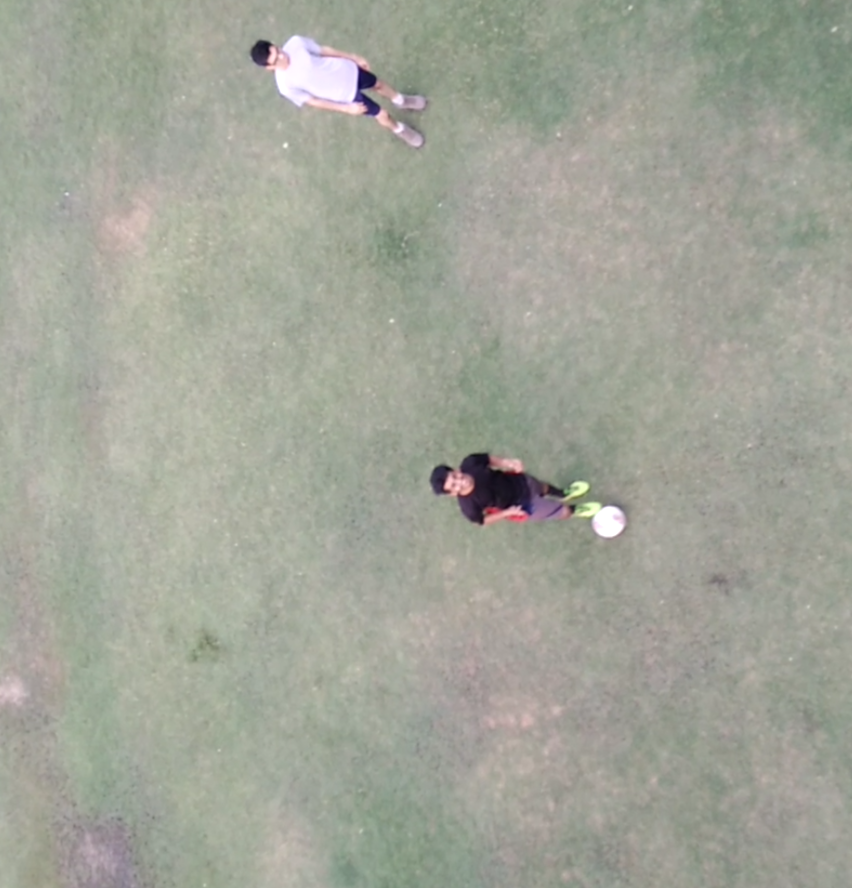
#> input picture count head from images/ii1.png, 852 x 888 px
$ python project.py ii1.png 5 5 out.png out.png   (Python 2 division)   (older library calls are emulated)
#> lines starting #> are read from the running program, lines starting #| are printed output that depends on the picture; after the words box and inside, x2 and y2 are one past the last pixel; in counts of white or black regions, pixels touching at a corner belong together
from PIL import Image
import numpy as np
import math
import matplotlib.pyplot as plt
pp=-5
# [52 lines left out: function give_border, not called in this run]

import scipy.misc

# [7 lines of commented-out code are left out]
import sys

#print 'Number of arguments:', len(sys.argv), 'arguments.'
print 'Argument List:', str(sys.argv)
image_name=sys.argv[1]

stride=int(sys.argv[2])
thrv1=int(sys.argv[3])
save_image=sys.argv[4]
save_text=sys.argv[5]


im = Image.open(image_name).convert("RGB")
#> im is the input picture: PIL image 852x888 RGB; mean R, G, B 162.1, 164.8, 153.2
mat = np.array(im)
vmat1=mat
gray_image=8
row1=mat.shape[0]
#> row1 = 888
col1=mat.shape[1]
#> col1 = 852
#print vmat1[0:20,0:20,:]
'''
x=vmat1
for i in range(row1-2):
	for j in range(col1-2):
		sums=0
		for rna in range()
		x[i,j]=vmat1[i,j]+vmat1[i+1,j+1]+vmat1[i+2,j+2]+vmat1[i+1,j+2]+vmat1[i,j+1]+vmat1[i+1,j]+vmat1[i+1,j+2]+vmat1[i,j+2]+vmat1[i+2,j]
		x[i,j]=(x[i,j]/9.0)
vmat1=x
'''

#print vmat1[0:20,0:20,:]
print row1
#| 888
print col1
#| 852

mr1=280
mr2=780
mc1=540
mc2=1150
'''
img = Image.fromarray(vmat1[mr1:mr2,mc1:mc2])
img=img.convert("L")
img.save('a.png')
# [4 lines of commented-out code are left out]
'''
#vmat1=vmat1[mr1:mr2,mc1:mc2]

l1=vmat1.shape[0]
#> l1 = 888
l2=vmat1.shape[1]
#> l2 = 852
print (l1,l2)
#| 888 852
n=80
x1=int(math.floor(l1*0.33))
#> x1 = 293
x2=int(math.floor(l2*0.33))
#> x2 = 281


# [44 lines left out: functions give_three, filter, not called in this run]

#y=filter()
y=pp*np.ones((10,10,3))
#print y
import matplotlib.pyplot as plt

def convolve(x,y):
	sy1=y.shape[0]
	sy2=y.shape[1]
	sx1=x.shape[0]
#> sx1 = 888
	sx2=x.shape[1]
#> sx2 = 852
	#stride=5
	answers=[]
	for i in range(0,sx1-sy1,stride):
		for j in range(0,sx2-sy2,stride):
			tp=x[i:i+sy1,j:j+sy2]
# [5 lines of commented-out code are left out]


			curr=np.sum(np.sum(np.sum(np.multiply(tp,y))))
		#	print curr
			answers.append(curr)
#> after the loop, answers = 29744 items
	answers.sort()
	lans=len(answers)
#> lans = 29744
	#print lans,'lans'
	an2=answers[lans-200:lans]
#> an2 = 200 values from -153880 to -31515
	#print answers[lans-1]

	#print an2
	spots=[]

	zz=np.copy(x)
	for i in range(0,sx1-sy1,stride):
		for j in range(0,sx2-sy2,stride):
			tp=zz[i:i+sy1,j:j+sy2]
			curr=np.sum(np.sum(np.multiply(tp,y)))
			if(curr in an2):
				spots.append([i,j])
				zz[i:i+sy1,j:j+sy2]=255
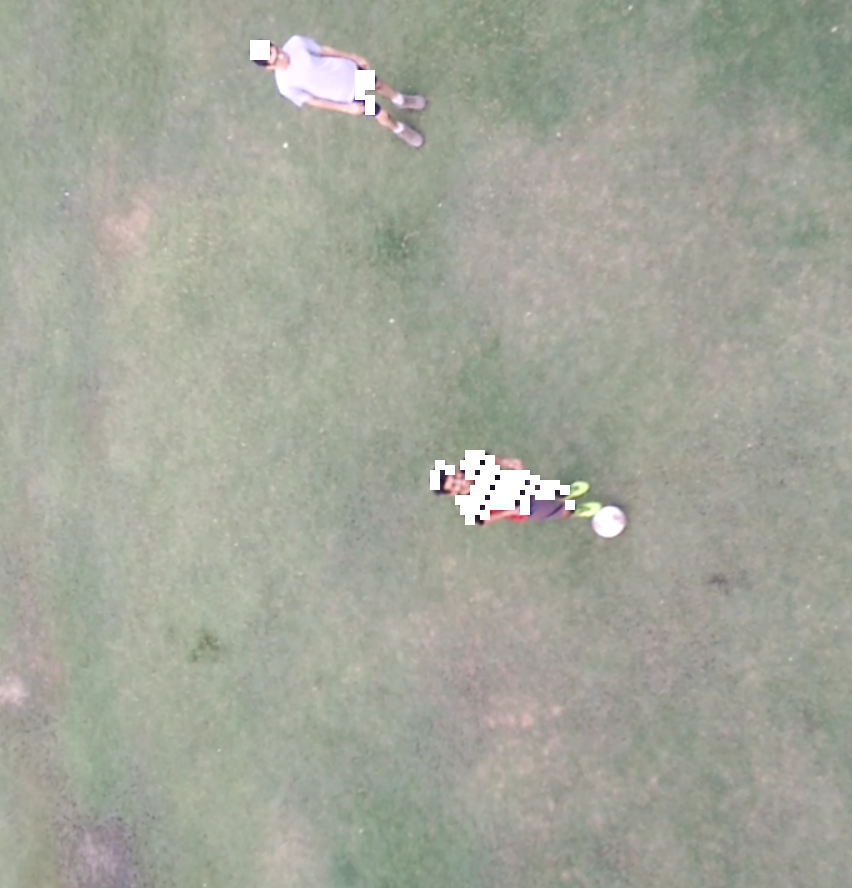
#> zz: shape (888, 852, 3); 0.74% of pixels changed, all inside (x1, y1, x2, y2) = (250, 40, 575, 525)
#> after the loop, spots = 56 pairs, first value 40 to 515, second value 250 to 565

	return spots

# [52 lines left out: function convolve2, not called in this run]
#convolve2(vmat1,vmatv)

spots=convolve(vmat1,y)
#vmat2=give_three(vmat1)

#give_border([100,100], vmat2,50,50)

thrv=thrv1
def mergeit(spots):
	flags=[]
	for idx,i in enumerate(spots):
		flags.append(0)
#> this loop made 56 passes
#> i on passes 1 to 12: [40, 250], [40, 260], [50, 250], [50, 260], [70, 355], [70, 365], [80, 355], [80, 365], [90, 355], [95, 365], [105, 365], [450, 465]
#> after the loop, flags = 56 values from 0 to 0
	for idx,i in enumerate(spots):
		if(flags[idx]==0):
			x1=(i[0]+thrv,i[1])
			x2=(i[0]-thrv,i[1])
			x3=(i[0],i[1]+thrv)
			x4=(i[0],i[1]-thrv)
			for jdx,j in enumerate(spots):
				if(jdx == idx):
					continue
				else:
					if(flags[jdx]==0):
						if(j[0]<x1[0] and j[0]>x2[0]):
							if(j[1]<x3[1] and j[1]>x4[1]):
								flags[jdx]=1
								flags[idx]=2
#> this loop made 56 passes
#> (i, x1, x2, x3, x4) on passes 1 to 11: ([40, 250], (45, 250), (35, 250), (40, 255), (40, 245)), ([40, 260], (45, 260), (35, 260), (40, 265), (40, 255)), ([50, 250], (55, 250), (45, 250), (50, 255), (50, 245)), ([50, 260], (55, 260), (45, 260), (50, 265), (50, 255)), ([70, 355], (75, 355), (65, 355), (70, 360), (70, 350)), ([70, 365], (75, 365), (65, 365), (70, 370), (70, 360)), ([80, 355], (85, 355), (75, 355), (80, 360), (80, 350)), ([80, 365], (85, 365), (75, 365), (80, 370), (80, 360)), ([90, 355], (95, 355), (85, 355), (90, 360), (90, 350)), ([95, 365], (100, 365), (90, 365), (95, 370), (95, 360)), ([105, 365], (110, 365), (100, 365), (105, 370), (105, 360))
#> (x2, x3, x4) on passes 16, 26, 39: ((455, 460), (460, 465), (460, 455)), ((470, 475), (475, 480), (475, 470)), ((485, 490), (490, 495), (490, 485))
								#print 'hi',idx,i,j,x1,x2,x3,x4
								#print flags
	diff2=[]
	for idx,i in enumerate(spots):
		if(flags[idx]==2 ):
			diff2.append(i)
#> after the loop, diff2 = []
	return diff2
	return spots[0:5]

spots=mergeit(spots)
#> spots = []
vmat2=vmat1
for i in spots:
	vmat2=give_border(i,vmat2,y.shape[0]+thrv,y.shape[1]+thrv)
#> this loop made 0 passes

f = open(save_text, 'w')
for i in spots:
	f.write(str(i)+'\n')  # python will convert \n to os.linesep
f.close()  # you can omit in most cases as the destructor will call it

n=4
vmat3=np.zeros((n,n))
lr1=float(vmat2.shape[0])
#> lr1 = 888
lc1=float(vmat2.shape[1])
#> lc1 = 852
for idx,i in enumerate(spots):
	portx=i[0]/lr1
	porty=i[1]/lc1
	portx=int(math.floor(portx*n))
	porty=int(math.floor(porty*n))
	vmat3[portx,porty]=vmat3[portx,porty]+1
#> after the loop, vmat3 = [[0, 0, 0, 0], [0, 0, 0, 0], [0, 0, 0, 0], [0, 0, 0, 0]]
vmat4=vmat3
#> vmat4 has the same summary as vmat3
print vmat4
#| [[0. 0. 0. 0.]
#|  [0. 0. 0. 0.]
#|  [0. 0. 0. 0.]
#|  [0. 0. 0. 0.]]
vmat3=np.zeros((n*100,n*100,3)).astype('uint8')

tocol=int(np.max(np.max(vmat4)))
#> tocol = 0

tocol=tocol+1
#> tocol = 1
tocol=6
print tocol,'tocol'
colora=np.zeros((tocol,1  ))
for i in range(tocol):
	colora[i]=int(math.floor(((i*255.0)/tocol)))

for i in range(n):
	for j in range(n):
		n1=i*100+100
		n2=j*100+100
		tt1=int(vmat4[i][j])
		if(int(vmat4[i][j]) >= tocol):
			tt1=tocol-1
		print int(colora[tt1])
		vmat3[i*100:n1 , j*100:n2 ,0 ]=int(colora[tt1])
#> vmat3: shape (400, 400, 3); every value is 0
#print np.sum(np.sum(np.sum(vmat3>255)))
img = Image.fromarray(vmat3.astype('uint8'))
img=img.convert("RGB")
img.save('heat_map/'+save_image)
print 'hi'
img.show()
ex1=np.ones((n,1))
img = Image.fromarray(vmat2)
img=img.convert("RGB")
img.save(save_image)
img.show()

$ run again, with count head from images/ii2.png copied over count head from images/ii1.png
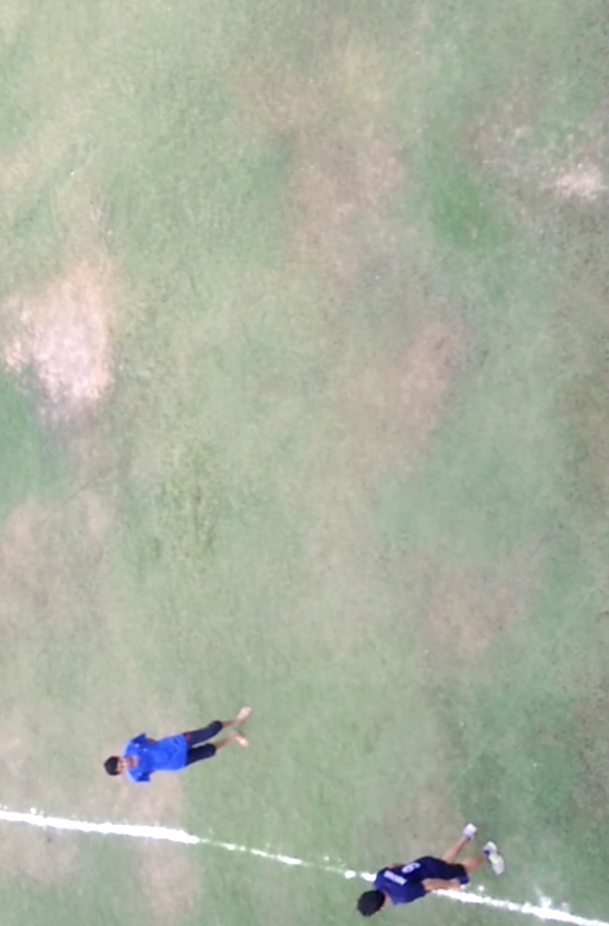
#> input picture count head from images/ii2.png, 609 x 926 px
#> im is the input picture: PIL image 609x926 RGB; mean R, G, B 171.4, 178.3, 160.9
#| 926
#| 609
#| 926 609
#> after the loop in convolve, `for i in range(0,sx1-sy1,stride):`: answers = 22080 items
#> lans = 22080
#> an2 = 200 values from -183200 to -43135
#> after the loop in convolve, `for i in range(0,sx1-sy1,stride):`:
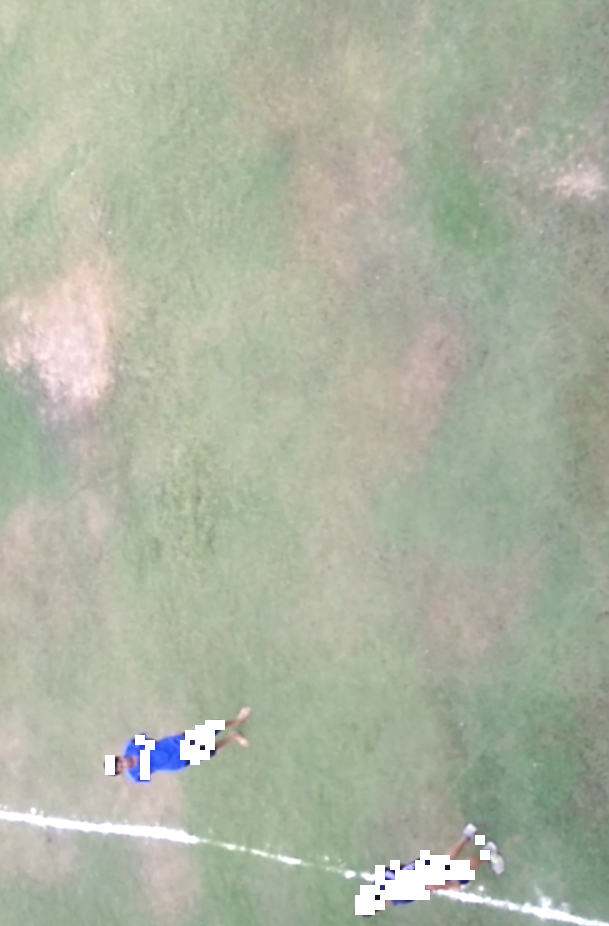
#> zz: shape (926, 609, 3); 0.99% of pixels changed, all inside (x1, y1, x2, y2) = (105, 720, 490, 915)
#> after the loop in convolve, `for i in range(0,sx1-sy1,stride):`: spots = 56 pairs, first value 720 to 905, second value 105 to 480
#> the loop in mergeit, `for idx,i in enumerate(spots):` made 56 passes
#> i on passes 1 to 8: [720, 205], [720, 215], [725, 195], [730, 185], [730, 205], [735, 135], [735, 195], [740, 145]
#> after the loop in mergeit, `for idx,i in enumerate(spots):`: flags = 56 values from 0 to 0
#> the loop in mergeit, `for idx,i in enumerate(spots):` made 56 passes
#> (i, x1, x2, x3, x4) on passes 1 to 7: ([720, 205], (725, 205), (715, 205), (720, 210), (720, 200)), ([720, 215], (725, 215), (715, 215), (720, 220), (720, 210)), ([725, 195], (730, 195), (720, 195), (725, 200), (725, 190)), ([730, 185], (735, 185), (725, 185), (730, 190), (730, 180)), ([730, 205], (735, 205), (725, 205), (730, 210), (730, 200)), ([735, 135], (740, 135), (730, 135), (735, 140), (735, 130)), ([735, 195], (740, 195), (730, 195), (735, 200), (735, 190))
#> after the loop in mergeit, `for idx,i in enumerate(spots):`: diff2 = []
#> after the loop `for idx,i in enumerate(spots):`: vmat3 = [[0, 0, 0, 0], [0, 0, 0, 0], [0, 0, 0, 0], [0, 0, 0, 0]]
#> vmat4 has the same summary as vmat3
#| [[0. 0. 0. 0.]
#|  [0. 0. 0. 0.]
#|  [0. 0. 0. 0.]
#|  [0. 0. 0. 0.]]
#> `tocol=int(np.max(np.max(vmat4)))`: tocol = 0
#> `tocol=tocol+1`: tocol = 1

$ run again, with count head from images/de1.png copied over count head from images/ii1.png
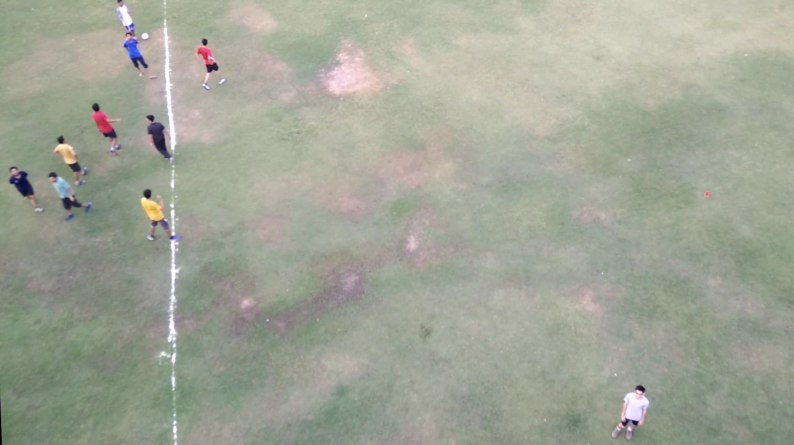
#> input picture count head from images/de1.png, 1588 x 889 px (shown at 1/2 size)
#> im is the input picture: PIL image 1588x889 RGB; mean R, G, B 161, 165.2, 150.9
#| 889
#| 1588
#| 889 1588
#> after the loop in convolve, `for i in range(0,sx1-sy1,stride):`: answers = 55616 items
#> lans = 55616
#> an2 = 200 values from -133205 to -41435
#> after the loop in convolve, `for i in range(0,sx1-sy1,stride):`:
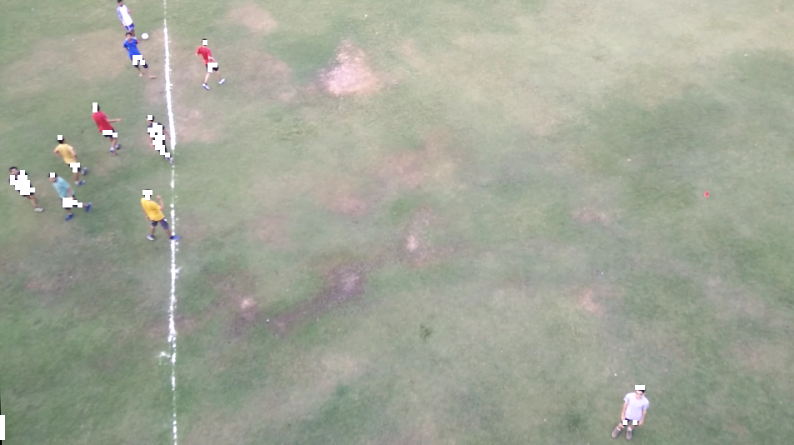
#> zz: shape (889, 1588, 3) (shown at 1/2 size); 0.46% of pixels changed, all inside (x1, y1, x2, y2) = (0, 80, 1290, 880)
#> after the loop in convolve, `for i in range(0,sx1-sy1,stride):`: spots = 65 pairs, first value 80 to 870, second value 0 to 1280
#> the loop in mergeit, `for idx,i in enumerate(spots):` made 65 passes
#> i on passes 1 to 8: [80, 405], [110, 265], [110, 275], [120, 265], [120, 280], [125, 415], [125, 425], [135, 415]
#> after the loop in mergeit, `for idx,i in enumerate(spots):`: flags = 65 values from 0 to 0
#> the loop in mergeit, `for idx,i in enumerate(spots):` made 65 passes
#> (i, x1, x2, x3, x4) on passes 1 to 7: ([80, 405], (85, 405), (75, 405), (80, 410), (80, 400)), ([110, 265], (115, 265), (105, 265), (110, 270), (110, 260)), ([110, 275], (115, 275), (105, 275), (110, 280), (110, 270)), ([120, 265], (125, 265), (115, 265), (120, 270), (120, 260)), ([120, 280], (125, 280), (115, 280), (120, 285), (120, 275)), ([125, 415], (130, 415), (120, 415), (125, 420), (125, 410)), ([125, 425], (130, 425), (120, 425), (125, 430), (125, 420))
#> after the loop in mergeit, `for idx,i in enumerate(spots):`: diff2 = []
#> after the loop `for idx,i in enumerate(spots):`: vmat3 = [[0, 0, 0, 0], [0, 0, 0, 0], [0, 0, 0, 0], [0, 0, 0, 0]]
#> vmat4 has the same summary as vmat3
#| [[0. 0. 0. 0.]
#|  [0. 0. 0. 0.]
#|  [0. 0. 0. 0.]
#|  [0. 0. 0. 0.]]
#> `tocol=int(np.max(np.max(vmat4)))`: tocol = 0
#> `tocol=tocol+1`: tocol = 1

$ run again, with count head from images/de2.png copied over count head from images/ii1.png
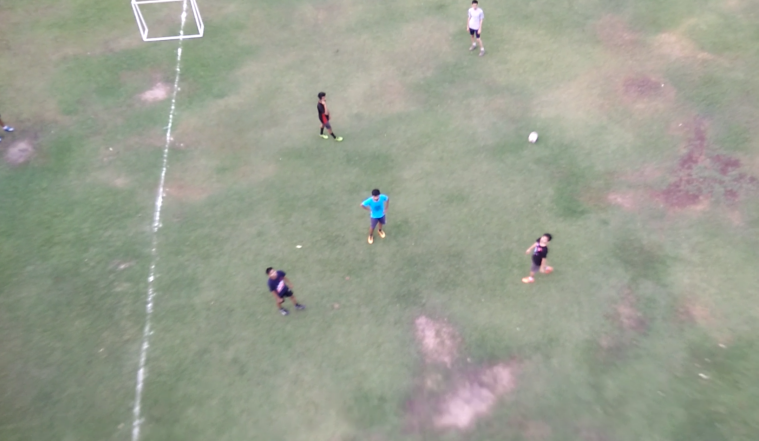
#> input picture count head from images/de2.png, 1517 x 882 px (shown at 1/2 size)
#> im is the input picture: PIL image 1517x882 RGB; mean R, G, B 154.9, 159.8, 145.4
#| 882
#| 1517
#| 882 1517
#> after the loop in convolve, `for i in range(0,sx1-sy1,stride):`: answers = 52850 items
#> lans = 52850
#> an2 = 200 values from -162800 to -56600
#> after the loop in convolve, `for i in range(0,sx1-sy1,stride):`:
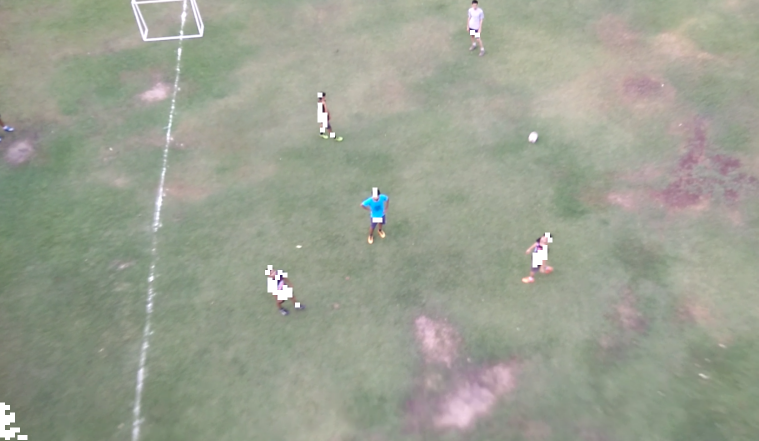
#> zz: shape (882, 1517, 3) (shown at 1/2 size); 0.49% of pixels changed, all inside (x1, y1, x2, y2) = (0, 60, 1105, 880)
#> after the loop in convolve, `for i in range(0,sx1-sy1,stride):`: spots = 65 pairs, first value 60 to 870, second value 0 to 1095
#> the loop in mergeit, `for idx,i in enumerate(spots):` made 65 passes
#> i on passes 1 to 8: [60, 940], [65, 950], [185, 635], [205, 635], [215, 635], [225, 635], [225, 645], [235, 635]
#> after the loop in mergeit, `for idx,i in enumerate(spots):`: flags = 65 values from 0 to 0
#> the loop in mergeit, `for idx,i in enumerate(spots):` made 65 passes
#> (i, x1, x2, x3, x4) on passes 1 to 7: ([60, 940], (65, 940), (55, 940), (60, 945), (60, 935)), ([65, 950], (70, 950), (60, 950), (65, 955), (65, 945)), ([185, 635], (190, 635), (180, 635), (185, 640), (185, 630)), ([205, 635], (210, 635), (200, 635), (205, 640), (205, 630)), ([215, 635], (220, 635), (210, 635), (215, 640), (215, 630)), ([225, 635], (230, 635), (220, 635), (225, 640), (225, 630)), ([225, 645], (230, 645), (220, 645), (225, 650), (225, 640))
#> after the loop in mergeit, `for idx,i in enumerate(spots):`: diff2 = []
#> after the loop `for idx,i in enumerate(spots):`: vmat3 = [[0, 0, 0, 0], [0, 0, 0, 0], [0, 0, 0, 0], [0, 0, 0, 0]]
#> vmat4 has the same summary as vmat3
#| [[0. 0. 0. 0.]
#|  [0. 0. 0. 0.]
#|  [0. 0. 0. 0.]
#|  [0. 0. 0. 0.]]
#> `tocol=int(np.max(np.max(vmat4)))`: tocol = 0
#> `tocol=tocol+1`: tocol = 1
